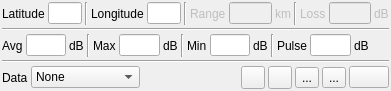
  <widget class="QWidget" name="dataContainer" native="true">
   <property name="geometry">
    <rect>
     <x>0</x>
     <y>200</y>
     <width>391</width>
     <height>91</height>
    </rect>
   </property>
   <property name="sizePolicy">
    <sizepolicy hsizetype="Expanding" vsizetype="Preferred">
     <horstretch>0</horstretch>
     <verstretch>0</verstretch>
    </sizepolicy>
   </property>
   <property name="minimumSize">
    <size>
     <width>350</width>
     <height>0</height>
    </size>
   </property>
   <property name="windowTitle">
    <string>Data</string>
   </property>
   <layout class="QVBoxLayout" name="verticalLayout_2">
    <property name="spacing">
     <number>3</number>
    </property>
    <property name="leftMargin">
     <number>2</number>
    </property>
    <property name="topMargin">
     <number>2</number>
    </property>
    <property name="rightMargin">
     <number>2</number>
    </property>
    <property name="bottomMargin">
     <number>2</number>
    </property>
    <item>
     <layout class="QHBoxLayout" name="posMeasurementsLayout">
      <item>
       <widget class="QLabel" name="latitudeLabel">
        <property name="text">
         <string>Latitude</string>
        </property>
       </widget>
      </item>
      <item>
       <widget class="QLineEdit" name="latitude">
        <property name="maximumSize">
         <size>
          <width>100</width>
          <height>16777215</height>
         </size>
        </property>
        <property name="toolTip">
         <string>Current latitude. Decimal degrees, North positive</string>
        </property>
        <property name="text">
         <string/>
        </property>
        <property name="readOnly">
         <bool>true</bool>
        </property>
       </widget>
      </item>
      <item>
       <widget class="Line" name="line_14">
        <property name="orientation">
         <enum>Qt::Vertical</enum>
        </property>
       </widget>
      </item>
      <item>
       <widget class="QLabel" name="longitudeLabel">
        <property name="text">
         <string>Longitude</string>
        </property>
       </widget>
      </item>
      <item>
       <widget class="QLineEdit" name="longitude">
        <property name="maximumSize">
         <size>
          <width>100</width>
          <height>16777215</height>
         </size>
        </property>
        <property name="toolTip">
         <string>Current longitude. Decimal degrees, East positive</string>
        </property>
        <property name="text">
         <string/>
        </property>
        <property name="readOnly">
         <bool>true</bool>
        </property>
       </widget>
      </item>
      <item>
       <widget class="Line" name="line_15">
        <property name="orientation">
         <enum>Qt::Vertical</enum>
        </property>
       </widget>
      </item>
      <item>
       <widget class="QLabel" name="rangeLabel">
        <property name="enabled">
         <bool>false</bool>
        </property>
        <property name="text">
         <string>Range</string>
        </property>
       </widget>
      </item>
      <item>
       <widget class="QLineEdit" name="range">
        <property name="enabled">
         <bool>false</bool>
        </property>
        <property name="toolTip">
         <string>Range (distance) to transmitter</string>
        </property>
        <property name="alignment">
         <set>Qt::AlignRight|Qt::AlignTrailing|Qt::AlignVCenter</set>
        </property>
        <property name="readOnly">
         <bool>true</bool>
        </property>
       </widget>
      </item>
      <item>
       <widget class="QLabel" name="rangeUnits">
        <property name="enabled">
         <bool>false</bool>
        </property>
        <property name="text">
         <string>km</string>
        </property>
       </widget>
      </item>
      <item>
       <widget class="Line" name="line_16">
        <property name="orientation">
         <enum>Qt::Vertical</enum>
        </property>
       </widget>
      </item>
      <item>
       <widget class="QLabel" name="pathLossLabel">
        <property name="enabled">
         <bool>false</bool>
        </property>
        <property name="text">
         <string>Loss</string>
        </property>
       </widget>
      </item>
      <item>
       <widget class="QLineEdit" name="pathLoss">
        <property name="enabled">
         <bool>false</bool>
        </property>
        <property name="toolTip">
         <string>Free space path loss from current position to transmitter in dB</string>
        </property>
        <property name="alignment">
         <set>Qt::AlignRight|Qt::AlignTrailing|Qt::AlignVCenter</set>
        </property>
       </widget>
      </item>
      <item>
       <widget class="QLabel" name="pathLossUnits">
        <property name="enabled">
         <bool>false</bool>
        </property>
        <property name="text">
         <string>dB</string>
        </property>
       </widget>
      </item>
      <item>
       <spacer name="horizontalSpacer_5">
        <property name="orientation">
         <enum>Qt::Horizontal</enum>
        </property>
        <property name="sizeHint" stdset="0">
         <size>
          <width>40</width>
          <height>20</height>
         </size>
        </property>
       </spacer>
      </item>
     </layout>
    </item>
    <item>
     <widget class="Line" name="line_3">
      <property name="orientation">
       <enum>Qt::Horizontal</enum>
      </property>
     </widget>
    </item>
    <item>
     <layout class="QHBoxLayout" name="powMeasurementsLayout">
      <item>
       <widget class="QLabel" name="averageLabel">
        <property name="text">
         <string>Avg</string>
        </property>
       </widget>
      </item>
      <item>
       <widget class="QLineEdit" name="average">
        <property name="minimumSize">
         <size>
          <width>0</width>
          <height>0</height>
         </size>
        </property>
        <property name="maximumSize">
         <size>
          <width>60</width>
          <height>16777215</height>
         </size>
        </property>
        <property name="toolTip">
         <string>Average power in dB</string>
        </property>
        <property name="text">
         <string/>
        </property>
        <property name="alignment">
         <set>Qt::AlignRight|Qt::AlignTrailing|Qt::AlignVCenter</set>
        </property>
        <property name="readOnly">
         <bool>true</bool>
        </property>
       </widget>
      </item>
      <item>
       <widget class="QLabel" name="averageUnits">
        <property name="text">
         <string>dB</string>
        </property>
       </widget>
      </item>
      <item>
       <widget class="Line" name="line_7">
        <property name="orientation">
         <enum>Qt::Vertical</enum>
        </property>
       </widget>
      </item>
      <item>
       <widget class="QLabel" name="maxLabel">
        <property name="text">
         <string>Max</string>
        </property>
       </widget>
      </item>
      <item>
       <widget class="QLineEdit" name="maxPeak">
        <property name="maximumSize">
         <size>
          <width>60</width>
          <height>16777215</height>
         </size>
        </property>
        <property name="toolTip">
         <string>Maximum peak power in dB</string>
        </property>
        <property name="alignment">
         <set>Qt::AlignRight|Qt::AlignTrailing|Qt::AlignVCenter</set>
        </property>
        <property name="readOnly">
         <bool>true</bool>
        </property>
       </widget>
      </item>
      <item>
       <widget class="QLabel" name="maxPeakUnits">
        <property name="text">
         <string>dB</string>
        </property>
       </widget>
      </item>
      <item>
       <widget class="Line" name="line_10">
        <property name="orientation">
         <enum>Qt::Vertical</enum>
        </property>
       </widget>
      </item>
      <item>
       <widget class="QLabel" name="minPeakLabel">
        <property name="text">
         <string>Min</string>
        </property>
       </widget>
      </item>
      <item>
       <widget class="QLineEdit" name="minPeak">
        <property name="maximumSize">
         <size>
          <width>60</width>
          <height>16777215</height>
         </size>
        </property>
        <property name="toolTip">
         <string>Minimum peak power in dB</string>
        </property>
        <property name="alignment">
         <set>Qt::AlignRight|Qt::AlignTrailing|Qt::AlignVCenter</set>
        </property>
        <property name="readOnly">
         <bool>true</bool>
        </property>
       </widget>
      </item>
      <item>
       <widget class="QLabel" name="minPeakUnits">
        <property name="text">
         <string>dB</string>
        </property>
       </widget>
      </item>
      <item>
       <widget class="Line" name="line_12">
        <property name="orientation">
         <enum>Qt::Vertical</enum>
        </property>
       </widget>
      </item>
      <item>
       <widget class="QLabel" name="pulseAverageLabel">
        <property name="text">
         <string>Pulse</string>
        </property>
       </widget>
      </item>
      <item>
       <widget class="QLineEdit" name="pulseAverage">
        <property name="maximumSize">
         <size>
          <width>60</width>
          <height>16777215</height>
         </size>
        </property>
        <property name="toolTip">
         <string>Pulse average power in dB</string>
        </property>
        <property name="alignment">
         <set>Qt::AlignRight|Qt::AlignTrailing|Qt::AlignVCenter</set>
        </property>
        <property name="readOnly">
         <bool>true</bool>
        </property>
       </widget>
      </item>
      <item>
       <widget class="QLabel" name="pulseAverageUnits">
        <property name="text">
         <string>dB</string>
        </property>
       </widget>
      </item>
      <item>
       <spacer name="horizontalSpacer_6">
        <property name="orientation">
         <enum>Qt::Horizontal</enum>
        </property>
        <property name="sizeHint" stdset="0">
         <size>
          <width>40</width>
          <height>20</height>
         </size>
        </property>
       </spacer>
      </item>
     </layout>
    </item>
    <item>
     <widget class="Line" name="line_4">
      <property name="orientation">
       <enum>Qt::Horizontal</enum>
      </property>
     </widget>
    </item>
    <item>
     <layout class="QHBoxLayout" name="buttonsLayout">
      <item>
       <widget class="QLabel" name="modeLabel">
        <property name="text">
         <string>Data</string>
        </property>
       </widget>
      </item>
      <item>
       <widget class="QComboBox" name="mode">
        <property name="minimumSize">
         <size>
          <width>70</width>
          <height>0</height>
         </size>
        </property>
        <property name="toolTip">
         <string>Power measurement to plot on map</string>
        </property>
        <item>
         <property name="text">
          <string>None</string>
         </property>
        </item>
        <item>
         <property name="text">
          <string>Average</string>
         </property>
        </item>
        <item>
         <property name="text">
          <string>Max</string>
         </property>
        </item>
        <item>
         <property name="text">
          <string>Min</string>
         </property>
        </item>
        <item>
         <property name="text">
          <string>Pulse average</string>
         </property>
        </item>
        <item>
         <property name="text">
          <string>Path loss</string>
         </property>
        </item>
       </widget>
      </item>
      <item>
       <spacer name="horizontalSpacer_3">
        <property name="orientation">
         <enum>Qt::Horizontal</enum>
        </property>
        <property name="sizeHint" stdset="0">
         <size>
          <width>40</width>
          <height>20</height>
         </size>
        </property>
       </spacer>
      </item>
      <item>
       <widget class="ButtonSwitch" name="displayChart">
        <property name="toolTip">
         <string>Display chart</string>
        </property>
        <property name="text">
         <string/>
        </property>
        <property name="icon">
         <iconset resource="../../../sdrgui/resources/res.qrc">
          <normaloff>:/carrier.png</normaloff>:/carrier.png</iconset>
        </property>
        <property name="checkable">
         <bool>true</bool>
        </property>
        <property name="checked">
         <bool>false</bool>
        </property>
       </widget>
      </item>
      <item>
       <widget class="QToolButton" name="writeImage">
        <property name="toolTip">
         <string>Save heat map as an image file</string>
        </property>
        <property name="text">
         <string/>
        </property>
        <property name="icon">
         <iconset resource="../../../sdrgui/resources/res.qrc">
          <normaloff>:/picture.png</normaloff>:/picture.png</iconset>
        </property>
       </widget>
      </item>
      <item>
       <widget class="QToolButton" name="writeCSV">
        <property name="toolTip">
         <string>Save data to a .csv file</string>
        </property>
        <property name="text">
         <string>...</string>
        </property>
        <property name="icon">
         <iconset resource="../../../sdrgui/resources/res.qrc">
          <normaloff>:/save.png</normaloff>:/save.png</iconset>
        </property>
        <property name="checkable">
         <bool>false</bool>
        </property>
       </widget>
      </item>
      <item>
       <widget class="QToolButton" name="readCSV">
        <property name="toolTip">
         <string>Read data from a .csv file</string>
        </property>
        <property name="text">
         <string>...</string>
        </property>
        <property name="icon">
         <iconset resource="../../../sdrgui/resources/res.qrc">
          <normaloff>:/load.png</normaloff>:/load.png</iconset>
        </property>
        <property name="checkable">
         <bool>false</bool>
        </property>
       </widget>
      </item>
      <item>
       <widget class="QPushButton" name="clearHeatMap">
        <property name="toolTip">
         <string>Clear heat map</string>
        </property>
        <property name="text">
         <string/>
        </property>
        <property name="icon">
         <iconset resource="../../../sdrgui/resources/res.qrc">
          <normaloff>:/bin.png</normaloff>:/bin.png</iconset>
        </property>
       </widget>
      </item>
     </layout>
    </item>
   </layout>
  </widget>
